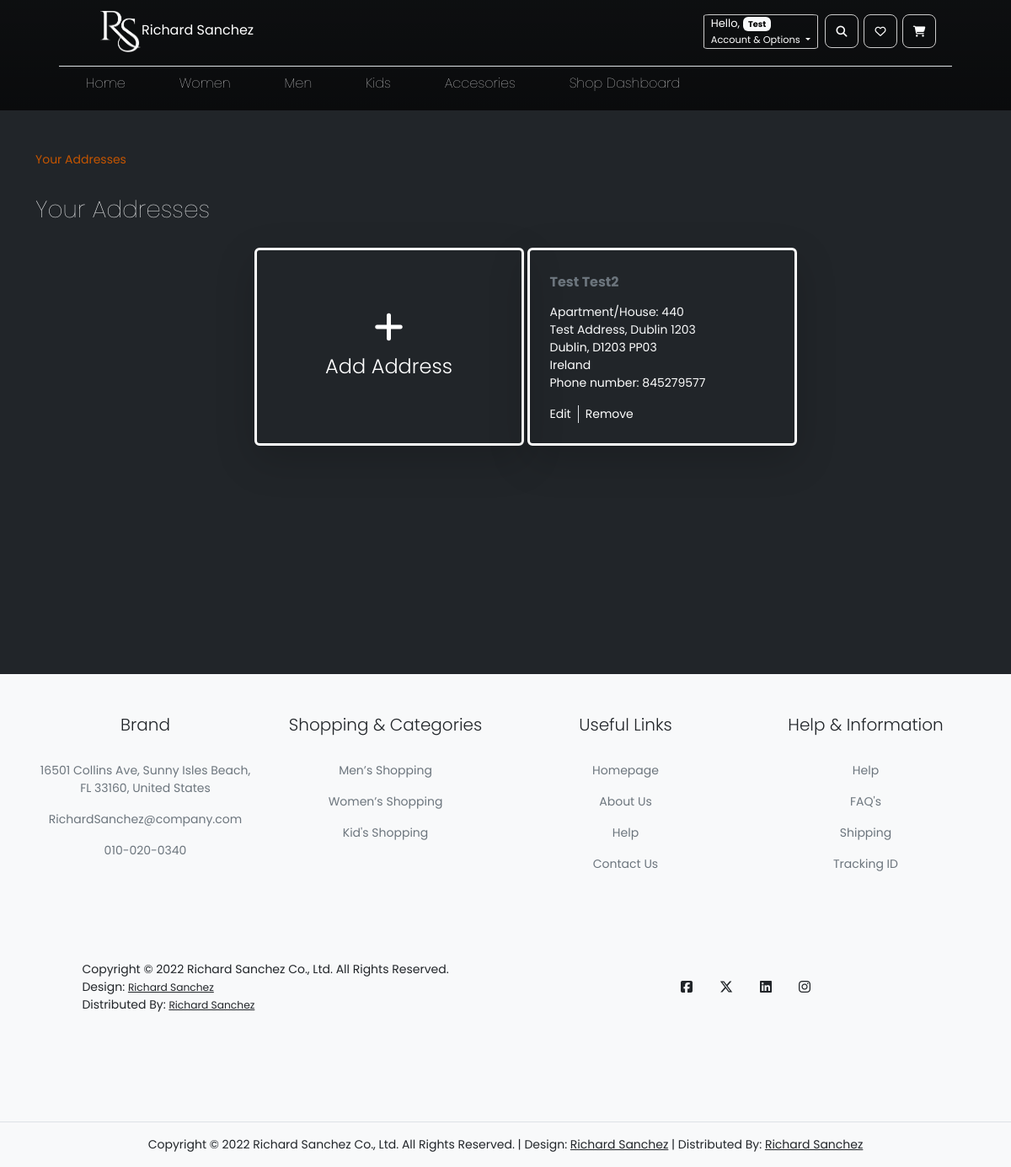
Screenshot of /addresses.php (signed in) with the database file from the repository.
### tables this page shows
CREATE TABLE Addresses (
  AddressID INT(20) UNSIGNED AUTO_INCREMENT PRIMARY KEY,
  FullName VARCHAR(100),
  Phone INTEGER,
  Address VARCHAR(200),
  Country VARCHAR(50),
  City VARCHAR(50),
  ApartmentHouseNumber INTEGER,
  PostCode VARCHAR(20),
  UserID INT UNSIGNED NOT NULL,
  FOREIGN KEY (UserID) REFERENCES Users(UserID),
  CONSTRAINT Unique_Address_ID UNIQUE (AddressID)
);

### public/addresses.php (called while the page is built)
<?php
    require("../app/View/components/address.php");
?>

### app/Model/Address.php (called while the page is built, shortened)
<?php
    require("Cleaner.php");
    class Address{
        public function __construct($cID='', $cfullName='', $cphone='',$cAddress='', $cCountry='', $cCity='', $cAptHouseNumber='', $cPostCode=''){
            $this->cleaner = new Cleaner();
        }
    }
?>

### app/Model/Cleaner.php (called while the page is built, shortened)
<?php
    class Cleaner {
        function cleanData($data) {
            $data = trim($data);
            $data = stripslashes($data);
            $data = htmlspecialchars($data, ENT_QUOTES | ENT_SUBSTITUTE, "UTF-8");
            return ($data);
        }
    }
?>

### dal/database/config.php (called while the page is built)
<?php
    $host = "localhost";
    $username = "root";
    $password = "Hakuna21@";
    $dbname = "PHPASSIGNMENT";
    $dsn = "mysql:host=$host;dbname=$dbname";
    $options = array(PDO::ATTR_ERRMODE => PDO::ERRMODE_EXCEPTION);
?>

### app/Model/Database.php (called while the page is built, shortened)
<?php
    require("../dal/Database/config.php");
    class Database {
        protected $connection = null;
        public function __construct(){
            global $dsn, $username, $password, $options;
            try{
                $this->connection = new PDO($dsn, $username, $password, $options);
                $this->connection->setAttribute(PDO::ATTR_ERRMODE, PDO::ERRMODE_EXCEPTION);
                $this->connection->setAttribute(PDO::ATTR_DEFAULT_FETCH_MODE, PDO::FETCH_ASSOC);
            }catch(Exception $pex){
                throw new Exception($pex->getMessage(), (int)$pex->getCode());
            }
        }
        private function executeStatement($statement = "" , $parameters = []){
            try{
                $stmt = $this -> connection -> prepare($statement);
                foreach ($parameters as $param => $value) {
                    $stmt -> bindValue($param, $value, PDO::PARAM_STR);
                }
                $stmt -> execute();
                return $stmt;
            }catch(Exception $pex){
                throw new Exception($pex->getMessage());
            }
        }
        public function Select($statement = "" , $parameters = []){
            try{
                $stmt = $this -> executeStatement($statement , $parameters);
                if($stmt -> rowCount() > 0) {
                    return $stmt -> fetchAll();
                } else {
                    return self::NO_ROWS_FOUND;
                }
            }catch(Exception $pex){
                throw new Exception($pex->getMessage());
            }
        }
    }
?>

### app/Controller/AddressManage-contr.php (called while the page is built, shortened)
<?php
    require("../app/Model/Address.php");
    require("../app/Model/Database.php");
    class AddressManage {
        private $userID;
        private $database;
        public function __construct() {
            $this -> userID = $_SESSION['UserID'];
            $this -> database = new Database();
        }
        public function addressDisplay() {
            $sql = 'SELECT * FROM ADDRESSES WHERE USERID = :USER;';
            $parameters = [':USER' => $this -> userID];
            $result = $this -> database -> Select($sql, $parameters);
            return $result;
        }
    }
?>

### app/View/components/address.php (the view, shortened to what this page needs)
<?php
    require("../app/View/layout/headerActive.php");
    require("../app/Controller/AddressManage-contr.php");
    $address = new AddressManage();
    $addresses = $address->addressDisplay();
?>
</head>
<body>
    <section class="main-address bg-dark">
        <?php require("../app/View/layout/navbarstatic.php") ?>
        <div class="container">
            <div class="pt-5">
                <nav class="small" style="--bs-breadcrumb-divider: '';" aria-label="breadcrumb">
                    <ol class="breadcrumb">
                        <li class="breadcrumb-item page-active">
                            Your Addresses
                        </li>
                    </ol>
                </nav>
            </div>
            <div class="py-3">
                <h1 class=" fs-3 fw-lighter text-light">Your Addresses</h1>
            </div>
            <div class="row g-0 px-1 py-1 d-flex justify-content-center">
                <a href="newaddress.php" class="card cardAddress col-lg-3 col-12 mb-1 ms-1 text-decoration-none shadow-lg" style="width: 20rem;">
                    <div class="card-body d-flex justify-content-center align-items-center">
                        <div class="">
                            <h1 class="fs-1 text-center fw-light text-white">
                                <i class="fw-1 fa-solid fa-plus"></i>
                            </h1>
                            <h1 class="fs-4 fs-bold fw-light text-white">Add Address</h1>
                        </div>
                    </div>
                </a>
                <?php if ($addresses > 0) {
                    foreach ($addresses as $display) { ?>
                        <div class="col-lg-3 col-12 mb-1 ms-1">
                            <div class="card cardAddress shadow-lg" style="width: 20rem;">
                                <div class="card-body py-4">
                                    <h6 class="card-subtitle text-white mb-2 text-muted fw-bold ps-2 py-2"><?php echo $display["FullName"] ?></h6>
                                    <ul class=" list-unstyled">
                                        <li class="small text-light card-text ps-2">
                                            <span class="">
                                                Apartment/House: <?php echo $display["ApartmentHouseNumber"] ?>
                                            </span>
                                        </li>
                                        <li class="small text-light card-text ps-2">
                                            <span class="">
                                                <?php echo $display["Address"] ?>
                                            </span>
                                        </li>
                                        <li class="small text-white card-text ps-2">
                                            <span class="">
                                                <?php echo $display["City"] ?>, <?php echo $display["PostCode"] ?>
                                            </span>
                                        </li>
                                        <li class="small text-white card-text ps-2">
                                            <span class="">
                                                <?php echo $display["Country"] ?>
                                            </span>
                                        </li>
                                        <li class="small text-white card-text ps-2">
                                            <span class="">
                                                Phone number: <?php echo $display["Phone"] ?>
                                            </span>
                                        </li>
                                    </ul>
                                    <ul class="nav small">
                                        <li class="nav-item border-end px-2">
                                            <a href="editaddress.php?id=<?php echo $display["AddressID"] ?>" class="card-link edit-remove-link">Edit</a>
                                        </li>
                                        <li class="nav-item ps-2">
                                        <a href="#" class="card-link edit-remove-link remove-address" data-bs-toggle="modal" data-bs-target="#exampleModal"
                                            data-address-id="<?php echo $display["AddressID"] ?>"
                                            data-full-name="<?php echo $display["FullName"] ?>"
                                            data-apartment-house="<?php echo $display["ApartmentHouseNumber"] ?>"
                                            data-address="<?php echo $display["Address"] ?>"
                                            data-city="<?php echo $display["City"] ?>"
                                            data-post-code="<?php echo $display["PostCode"] ?>"
                                            data-country="<?php echo $display["Country"] ?>"
                                            data-phone="<?php echo $display["Phone"] ?>"> Remove
                                        </a>
                                        </li>
                                    </ul>
                                </div>
                            </div>
                        </div>
                <?php
                    }
                }
                ?>
            </div>
        </div>
    </section>
    <footer class="footer-container bg-light">
        <?php require("../app/View/layout/footer.php") ?>
    </footer>
</body>
</html>

### public/css/style.css (style rules this page uses)
:root { --white-RGBA: rgba(255, 255, 255, 1); --black-RGBA: rgba(0, 0, 0, 1); --battleship-gray-RGBA: rgb(137, 137, 137, 1); --orange-active: #c45500; }
body { font-family: 'Poppins', sans-serif; }
.main-address { min-height: 100vh; }
.page-active { text-decoration: none; color: var(--orange-active); transition: 0.3s; }
.edit-remove-link { text-decoration: none; color: var(--white-RGBA); transition: 0.3s; }
.cardAddress { background: transparent; backdrop-filter: blur(2px); border: 3px solid var(--white-RGBA); box-shadow: 0 5px 15px rgba(255, 255, 255, 0.35); }

### rows the page displays
addresses: FullName "Test Test2", ApartmentHouseNumber "440", Address "Test Address, Dublin 1203", City "Dublin", PostCode "D1203 PP03", Country "Ireland", Phone "845279577"

### other values shown
$_SESSION['FirstName'] "Test"
